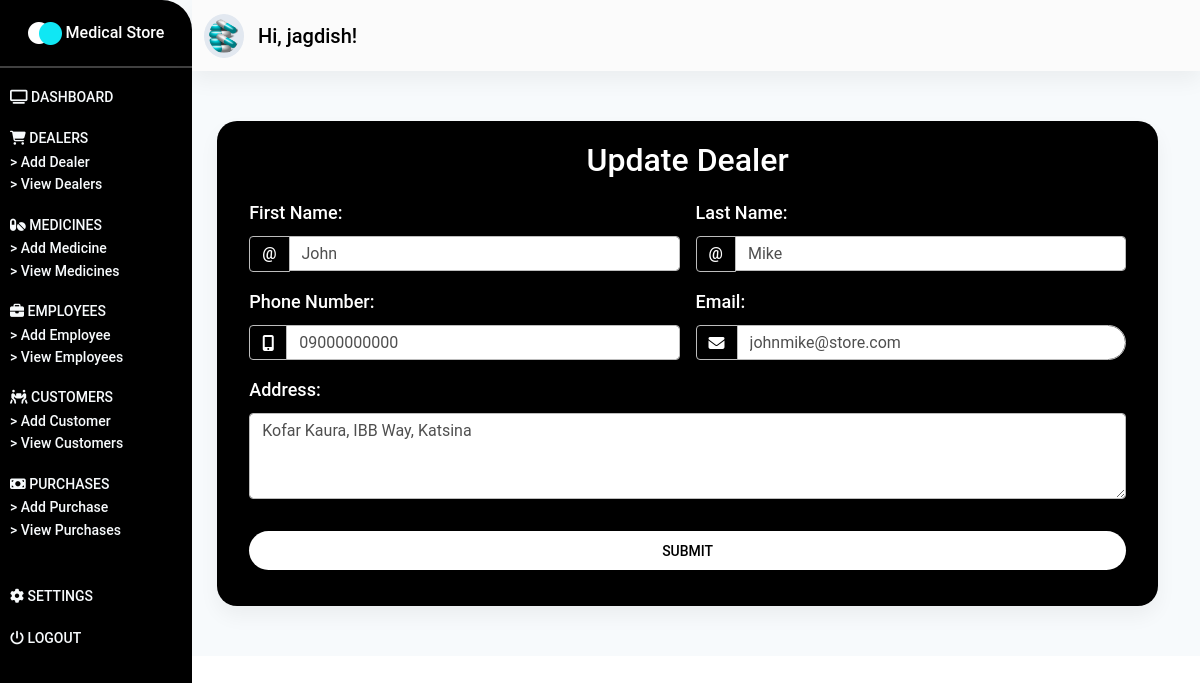
/dealers/update-dealer/1/ (signed in), run on the app's committed database.
### store/models.py (models this page shows, shortened)
class Dealer(models.Model):
    fname = models.CharField(max_length=100)
    lname = models.CharField(max_length=100)
    address = models.TextField()
    phone_number = models.CharField(max_length=15)
    email = models.CharField(max_length=50)

### store/views.py (the view, shortened to what this page needs)
# urls.py: path("dealers/update-dealer/<int:pk>/", update_dealer, name="update-dealer"),
@login_required(login_url="/login/")
def update_dealer(request, pk):
    dealer = Dealer.objects.get(id=pk)
    form = UpdateDealerForm(instance=dealer)
    context = {
        "form": form,
    }
    return render(request, "store/update-dealer.html", context)

### store/templates/store/update-dealer.html (shortened to what this page needs)
{% extends 'store/base.html' %}
{% load static %}
{% block content %}
    <section id="dashboard_section" class="dashboard_section">
        {% include "store/_dashboard-admin.html" %}
        <div class="container-fluid">
            <div class="add_dealer">
                <div class="dealer__card card">
                    <p class="h2">
                        Update Dealer
                    </p>
                    <div class="add__dealer__form">
                        <div class="container">
                            <form method="POST" class="row g-3">
                                <div class="col-md-6">
                                    <label for="validationCustomFirstName" class="form-label">
                                        First Name:
                                    </label>
                                    <div class="input-group">
                                        <span class="input-group-text" id="inputGroupPrepend">@</span>
                                        {{ form.fname }}
                                    </div>
                                </div>
                                <div class="col-md-6">
                                    <label for="validationCustomLastName" class="form-label">
                                        Last Name:
                                    </label>
                                    <div class="input-group">
                                        <span class="input-group-text" id="inputGroupPrepend">@</span>
                                        {{ form.lname }}
                                    </div>
                                </div>
                                <div class="col-md-6">
                                    <label for="validationPhoneNumber" class="form-label">
                                        Phone Number:
                                    </label>
                                    <div class="input-group">
                                        <span class="input-group-text" id="inputGroupPrepend">
                                            <i class="fa fa-mobile" aria-hidden="true"></i>
                                        </span>
                                        {{ form.phone_number }}
                                    </div>
                                </div>
                                <div class="col-md-6">
                                    <label for="validationEmail" class="form-label">
                                        Email:
                                    </label>
                                    <div class="input-group">
                                        <span class="input-group-text" id="inputGroupPrepend">
                                            <i class="fa fa-envelope" aria-hidden="true"></i>
                                        </span>
                                        {{ form.email }}
                                    </div>
                                </div>
                                <div class="col-md-12">
                                   <div class="form-group">
                                     <label for="validationAddress" class="form-label">
                                        Address:
                                     </label>
                                     {{ form.address }}
                                   </div>
                                </div>
                                <div class="col-12 pt-3">
                                    <div class="col-12 pb-3">
                                        <button class="btn btn-block login-button" type="submit">
                                            Submit
                                        </button>
                                    </div>
                                </div>
                            </form>
                        </div>
                    </div>
                </div>
            </div>
        </div>
    </section>
{% endblock content %}

### store/templates/store/_dashboard-admin.html (shortened to what this page needs)
{% load static %}
<div class="dashboard_header" id="sidebarToggleButton">
    <div class="dasboard_sidebar">
        <nav class="sidenav_bar sidenav-d-none" id="sideNavBar">
            <div class="dashboard_logo">
                <div class="logo_flex">
                    <img src="{% static 'images/logo.png' %}" alt="" class="img-responsive">
                    <span class="text">
                        Medical Store
                    </span>
                </div>
            </div>
            <hr class="hr_sidenav">
            <div class="sidebar_main">
                <ul class="sidebar">
                    <li class="sidebar_item">
                        <a href="{% url 'store:dashboard-admin' %}" class="item_link">
                            <i class="fa fa-television" aria-hidden="true"></i>
                            <span class="item_text sidebar_active">
                                Dashboard
                            </span>
                        </a>
                    </li>
                    <li class="sidebar_item">
                        <a class="item_link" id="dealerID">
                            <i class="fa fa-shopping-cart" aria-hidden="true"></i>
                            <span class="item_text">
                                Dealers
                            </span>
                        </a>
                        <div class="dealer__items" id="dealerItems">
                            <a href="{% url "store:add-dealer" %}" class="dealer__item">
                                > Add Dealer
                            </a>
                            <a href="{% url "store:view-dealers" %}" class="dealer__item">
                                > View Dealers
                            </a>
                        </div>
                    </li>
                    <li class="sidebar_item">
                        <a class="item_link" id="medicineID">
                            <i class="fas fa-pills    "></i>
                            <span class="item_text">
                                Medicines
                            </span>
                        </a>
                        <div class="medicine__items" id="medicineItems">
                            <a href="{% url 'store:add-medicine' %}" class="dealer__item">
                                > Add Medicine
                            </a>
                            <a href="{% url 'store:view-medicines' %}" class="dealer__item">
                                > View Medicines
                            </a>
                        </div>
                    </li>
                    <li class="sidebar_item">
                        <a class="item_link" id="employeeID">
                            <i class="fa fa-briefcase" aria-hidden="true"></i>
                            <span class="item_text">
                                Employees
                            </span>
                        </a>
                        <div class="employee__items" id="employeeItems">
                            <a href="{% url 'store:add-employee' %}" class="dealer__item">
                                > Add Employee
                            </a>
                            <a href="{% url 'store:view-employees' %}" class="dealer__item">
                                > View Employees
                            </a>
                        </div>
                    </li>
                    <li class="sidebar_item">
                        <a class="item_link" id="customerID">
                            <i class="fas fa-people-carry    "></i>
                            <span class="item_text">
                                Customers
                            </span>
                        </a>
                        <div class="customer__items" id="customerItems">
                            <a href="{% url 'store:add-customer' %}" class="dealer__item">
                                > Add Customer
                            </a>
                            <a href="{% url 'store:view-customers' %}" class="dealer__item">
                                > View Customers
                            </a>
                        </div>
                    </li>
                    <li class="sidebar_item" id="purchaseID">
                        <a class="item_link">
                            <i class="fas fa-money-bill    "></i>
                            <span class="item_text">
                                Purchases
                            </span>
                        </a>
                        <div class="purchase__items" id="purchaseItems">
                            <a href="{% url 'store:add-purchase' %}" class="dealer__item">
                                > Add Purchase
                            </a>
                            <a href="{% url 'store:view-purchases' %}" class="dealer__item">
                                > View Purchases
                            </a>
                        </div>
                    </li>
                </ul>
            </div>
            <div class="sidebar_meta">
                <ul class="sidebar">
                    <li class="sidebar_item">
                        <a href="{% url 'store:settings' %}" class="item_link">
                            <i class="fa fa-gear" aria-hidden="true"></i>
                            <span class="item_text">
                                Settings
                            </span>
                        </a>
                    </li>
                    <li class="sidebar_item">
                        <a href="{% url 'store:confirm-logout' %}" class="item_link">
                            <i class="fa fa-power-off" aria-hidden="true"></i>
                            <span class="item_text">
                                Logout
                            </span>
                        </a>
                    </li>
                </ul>
            </div>
        </nav>
    </div>
    <div class="dashboard_navbar" id=mainNavBar>
        <nav class="navbar navbar-expand-sm navbar-light bg-light sticky-top">
            <div class="container-fluid">
                <a class="navbar-brand nav_image" href="#">
                    <img src="{% static 'images/medicine.png' %}" alt="" class="img-responsive">
                    <span class="nav_span" style="font-weight: 550;">
                        Hi, {{ request.user.username }}!
                    </span>
                </a>
            </div>
        </nav>
    </div>
</div>

### store/static/css/styles.css (style rules this page uses)
* { margin: 0%; padding: 0%; box-sizing: border-box; }
label.form-label { color: #fff !important; font-size: 18px; font-weight: 550; }
span.input-group-text { color: #fff !important; font-weight: 550; }
input.form-control.user_input, input.form-control.password_input { border-radius: 0px 20px 20px 0px !important; }
button.login-button { background-color: #fff; border-radius: 20px; font-size: 14px; font-weight: 550; color: #000 !important; }
a.nav_image img { width: 40px; background-color: #e2e8f0; padding: 5px; color: #000 !important; border-radius: 50%; }
span.nav_span { font-weight: 550; color: #000; margin-left: 10px; }
span.sidebar_active { font-weight: 550; }
div.dashboard_navbar { margin-left: 12rem; }
nav.sidenav_bar { width: 12rem; height: 100%; padding-bottom: 50px; position: fixed; background: #000; border-radius: 0px 30px 30px 0px; }
div.dashboard_logo { margin-top: 20px; margin-bottom: 20px; text-align: center; }
div.dashboard_logo span.text { color: #fff !important; font-weight: 550; }
hr.hr_sidenav { background-color: #fff; height: 2px; }
ul.sidebar { list-style: none; padding: 0; margin: 0; display: flex; flex-direction: column; align-items: flex-start; margin-left: 10px; }
li.sidebar_item { margin-bottom: 1rem; }
li.sidebar_item a { color: #f7fafc; font-size: 14px; font-weight: 500; }
li.sidebar_item span.item_text { text-transform: uppercase; }
div.dealer__items, div.medicine__items, div.employee__items, div.customer__items, div.purchase__items { display: flex; flex-direction: column; }
a.dealer__item { color: #f7fafc; font-size: 14px; }
div.sidebar_meta { margin-top: 26px; }
section.dashboard_section { --bg-opacity: 1; background-color: #f7fafc; background-size: contain; }
div.add_dealer { margin-top: 50px; padding-bottom: 50px; }
div.dealer__card, div.medicine__card, div.employee__card, div.customer__card, div.purchase__card, div.confirm__card { padding: 20px; background-color: #000; width: 80%; margin: auto; margin-right: 30px; border-radius: 20px; }
div.dealer__card p.h2, div.medicine__card p.h2, div.employee__card p.h2, div.customer__card p.h2, div.purchase__card p.h2, div.confirm__card p.h2 { text-align: center; color: #fff; margin-bottom: 20px; font-weight: 550; }

### data on the page
Dealer: fname "John", lname "Mike", phone_number "09000000000", email "johnmike@store.com", address "Kofar Kaura, IBB Way, Katsina"

### other printed values
{{ request.user.username }} "jagdish"
